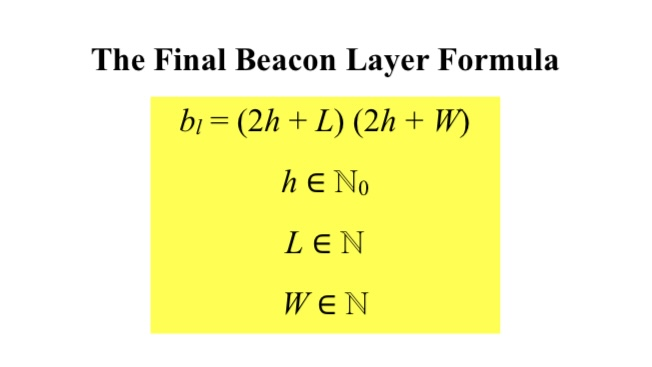
//> input picture The Beacon Formula Calculator (Netherite Edition)/v1.0/image/BeaconLayerFormula.png, 652 x 367 px
$ ./main   (built with g++ and OpenCV 4)
//> lines starting //> are read from the running program, lines starting //| are printed output that depends on the picture
#include "BeaconFormula.hpp"
#include <opencv2/opencv.hpp>
#include <opencv2/freetype.hpp>
#include <windows.h>
#include <iostream>
#include <string>

using namespace std;
using namespace cv;

string inph = ""; // Input for layer height
string inpL = ""; // Input for length
string inpW = ""; // Input for width
string inpm = ""; // Input for maximum layer
string inpbeta = ""; // Input for beta

int activebox = 0;

string outb_l;
string outb;

/*Mouse Callback Function Start*/
int boxhx = 20;
int boxhy = 600;
int boxhw = 500;
int boxhh = 40;

int boxLx = 20;
int boxLy = 650;
int boxLw = 500;
int boxLh = 40;

int boxWx = 20;
int boxWy = 700;
int boxWw = 500;
int boxWh = 40;

int boxmx = 20;
int boxmy = 750;
int boxmw = 500;
int boxmh = 40;

int boxbetax = 20;
int boxbetay = 800;
int boxbetaw = 500;
int boxbetah = 40;

int CalculateBoxx = 20;
int CalculateBoxy = 880;
int CalculateBoxw = 60;
int CalculateBoxh = 60;

void mouseCallback(int event, int x, int y, int flags, void* userdata) {
    if (event == cv::EVENT_LBUTTONDOWN) {

        if (x >= boxhx && x <= boxhx + boxhw &&
            y >= boxhy && y <= boxhy + boxhh) {
            activebox = 1;

        } else if (x >= boxLx && x <= boxLx + boxLw &&
                   y >= boxLy && y <= boxLy + boxLh) {
            activebox = 2;

        } else if (x >= boxWx && x <= boxWx + boxWw &&
                   y >= boxWy && y <= boxWy + boxWh) {
            activebox = 3;

        } else if (x >= boxmx && x <= boxmx + boxmw &&
                   y >= boxmy && y <= boxmy + boxmh) {
            activebox = 4;

        } else if (x >= boxbetax && x <= boxbetax + boxbetaw &&
                   y >= boxbetay && y <= boxbetay + boxbetah) {
            activebox = 5;

        } else if (x >= CalculateBoxx && x <= CalculateBoxx + CalculateBoxw &&
                   y >= CalculateBoxy && y <= CalculateBoxy + CalculateBoxh) {
            activebox = 6;

        } else {
            activebox = 0;
        }
    }
}
/*Mouse Callback Function End*/

int main() {
    cout << "Welcome to the Beacon Formula Calculator (Netherite Edition) <3\n"; //Initialization message

    Mat BeaconLayerFormula = imread("image/BeaconLayerFormula.png");  //Load BeaconLayerFormula.png
//> BeaconLayerFormula is the input picture: 367 rows x 652 cols, CV_8UC3; mean B, G, R 191.5, 248.6, 248.8
    Mat BeaconFormula = imread("image/BeaconFormula.png");  //Load BeaconFormula.png
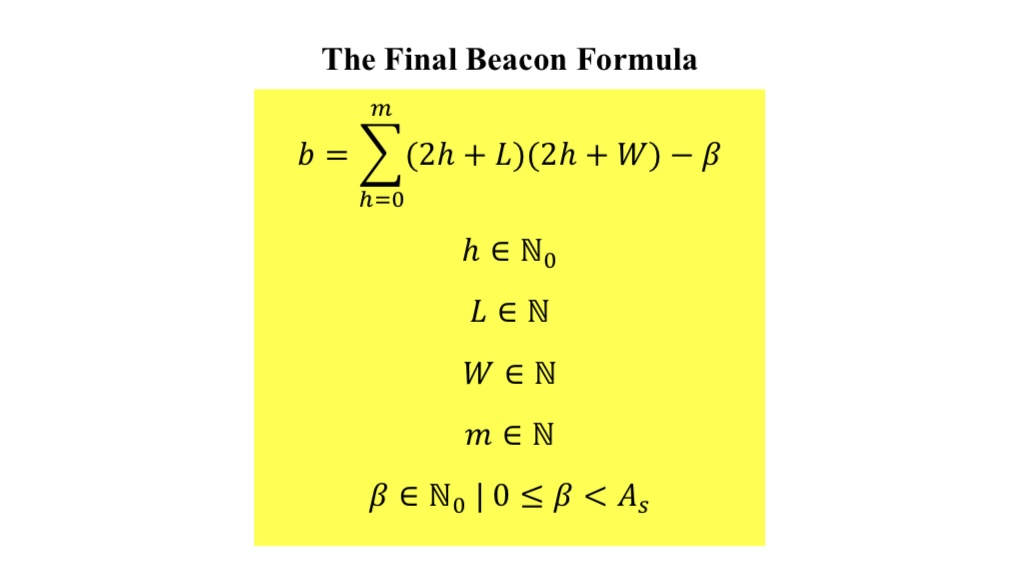
//> input picture The Beacon Formula Calculator (Netherite Edition)/v1.0/image/BeaconFormula.png, 1022 x 575 px
//> BeaconFormula is the input picture: 575 rows x 1022 cols, CV_8UC3; mean B, G, R 185.2, 250.9, 251.2

    Mat canvas(1100, 1674, CV_8UC3, Scalar(255, 255, 255));
    BeaconLayerFormula.copyTo(canvas(Rect(0, 0, BeaconLayerFormula.cols, BeaconLayerFormula.rows)));
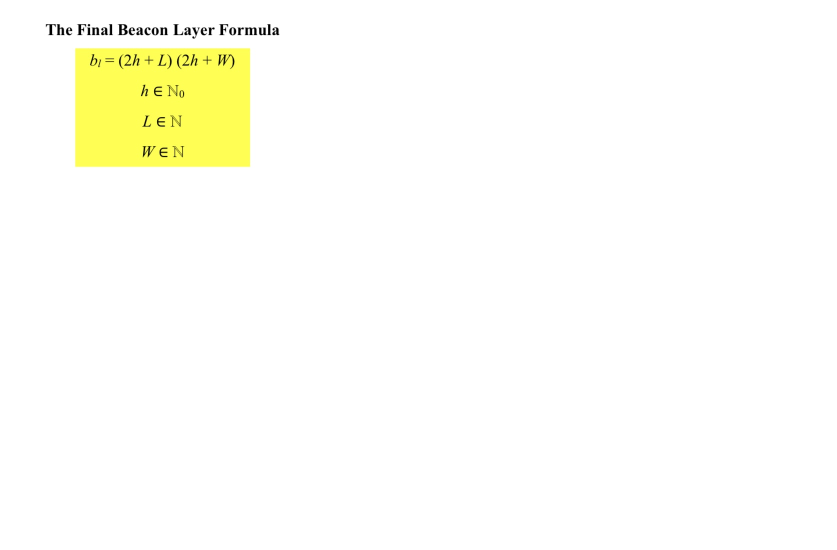
//> canvas: 1100 rows x 1674 cols, CV_8UC3 (shown at 1/2 size); mean B, G, R 246.7, 254.2, 254.2
    BeaconFormula.copyTo(canvas(Rect(652, 0, BeaconFormula.cols, BeaconFormula.rows)));

    rectangle(canvas, Point(20, 600), Point(520, 640), Scalar(128, 128, 128), -1); //Box for layer height input
    rectangle(canvas, Point(20, 650), Point(520, 690), Scalar(128, 128, 128), -1); //Box for length input
    rectangle(canvas, Point(20, 700), Point(520, 740), Scalar(128, 128, 128), -1); //Box for width input
    rectangle(canvas, Point(20, 750), Point(520, 790), Scalar(128, 128, 128), -1); //Box for maximum layer input
    rectangle(canvas, Point(20, 800), Point(520, 840), Scalar(128, 128, 128), -1); //Box for beta

    rectangle(canvas, Point(20, 880), Point(80, 940), Scalar(128, 128, 128), -1); //Calculate button

    rectangle(canvas, Point(20, 950), Point(520, 990), Scalar(128, 128, 128), -1); //Box for beacon layer output
    rectangle(canvas, Point(20, 1000), Point(520, 1040), Scalar(128, 128, 128), -1); //Box for beacon output
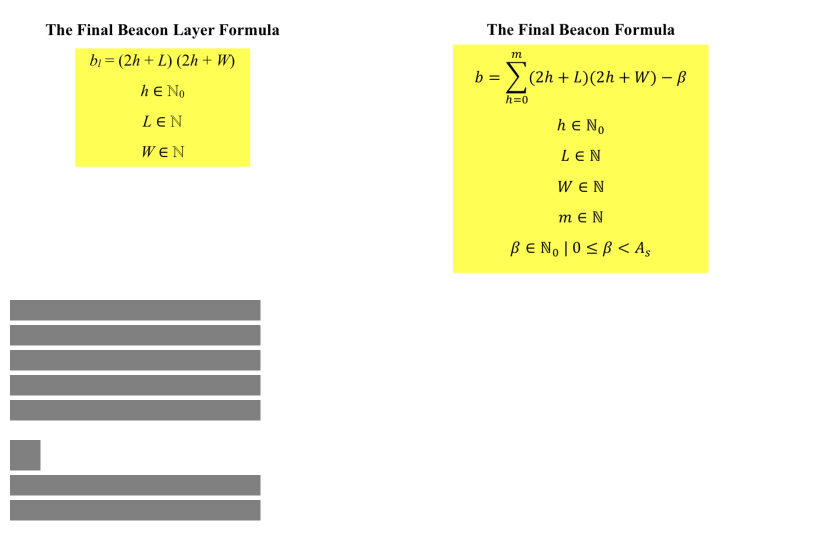
//> canvas: 1100 rows x 1674 cols, CV_8UC3 (shown at 1/2 size); mean B, G, R 214.3, 242.7, 242.8


//> (the run ends here: the program needs code that is not available in this run, at `Ptr<freetype::FreeType2> font = freetype::createFreeType2();`)
